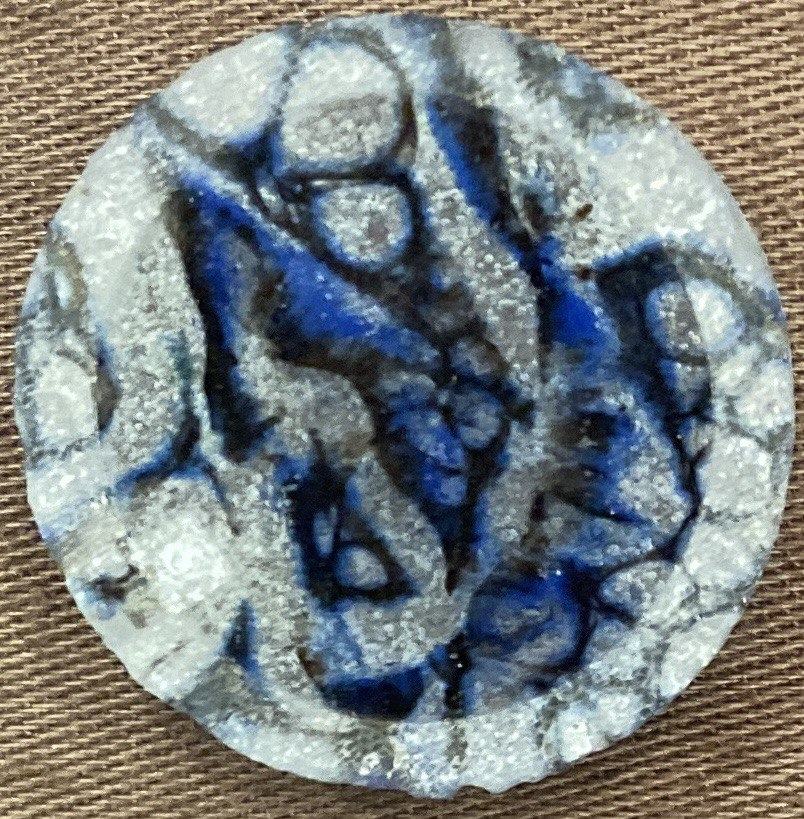
#> input picture images/photo_2023-06-25_13-55-34.jpg, 804 x 819 px
$ python -i NumericCode.py   (imports and definitions only)   (older library calls are emulated)
#> lines starting #> are read from the running program, lines starting #| are printed output that depends on the picture; after the words box and inside, x2 and y2 are one past the last pixel; in counts of white or black regions, pixels touching at a corner belong together
import tkinter as tk
from tkinter import filedialog, messagebox

from PIL import ImageTk, Image

import cv2
import numpy as np
import imagehash

import os

# [1 line not run here, left out]

# Генерирование хеша изображения
# [95 lines left out: functions generate_matrix_id, circle_mask, check_black_pixels, variance_of_laplacian, rotate, show_image and 1 more, not called in this run]

def on_window_resize(event):
    # При изменении размера окна вызываем функцию обновления размеров image_label
    update_image_label(image)

# [42 lines left out: function get_glossy, not called in this run]

def remove_background(path):
    # Преобразование изображения
#> called with path = 'images/photo_2023-06-25_13-55-34.jpg'
    image = cv2.imread(path)
#> image is the input picture: shape (819, 804, 3); mean B, G, R 128.9, 128.8, 122.5

    # Желаемый размер
    if image.shape[0] < 300:
        width = image.shape[0] * 5
        height = image.shape[0] * 5

        # Изменение размера изображения
        image = cv2.resize(image, (width, height))

    # Выполнить сегментацию со средним сдвигом
    image_lab = cv2.cvtColor(image, cv2.COLOR_BGR2Lab)
#> image_lab: shape (819, 804, 3); mean of channels 0, 1, 2 133.8, 127.1, 127.2
    shifted = cv2.pyrMeanShiftFiltering(image_lab, 20, 45)
#> shifted: shape (819, 804, 3); mean of channels 0, 1, 2 134.6, 127, 127.2

    # Преобразование в оттенки серого
    shifted_gray = cv2.cvtColor(shifted, cv2.COLOR_BGR2GRAY)
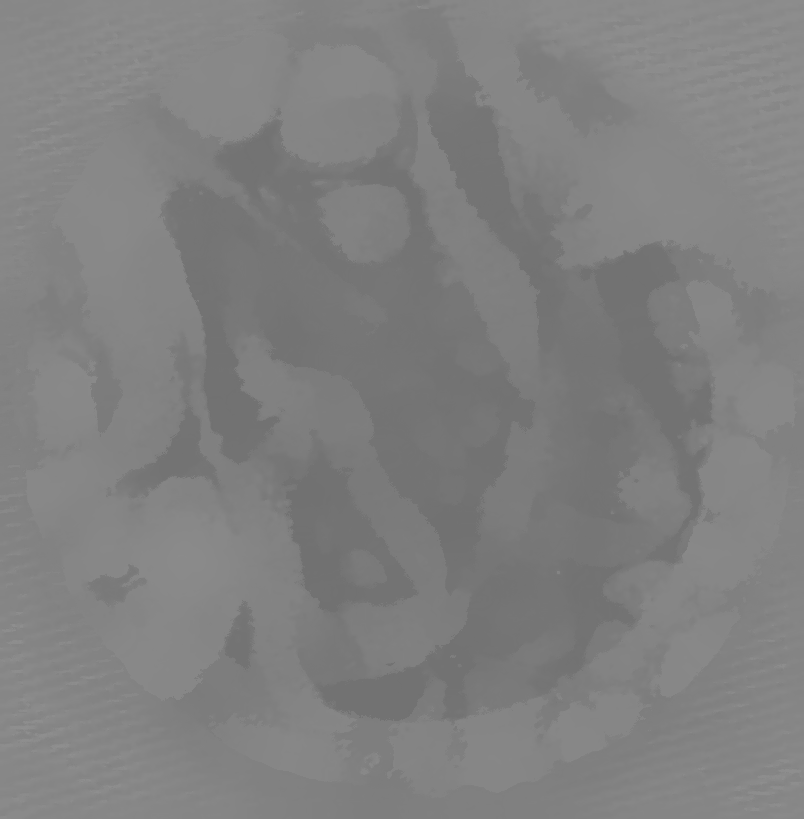
#> shifted_gray: shape (819, 804); min 113, max 144, mean 128

    # Порог изображения
    _, thresh = cv2.threshold(shifted_gray, 0, 255, cv2.THRESH_BINARY | cv2.THRESH_OTSU)
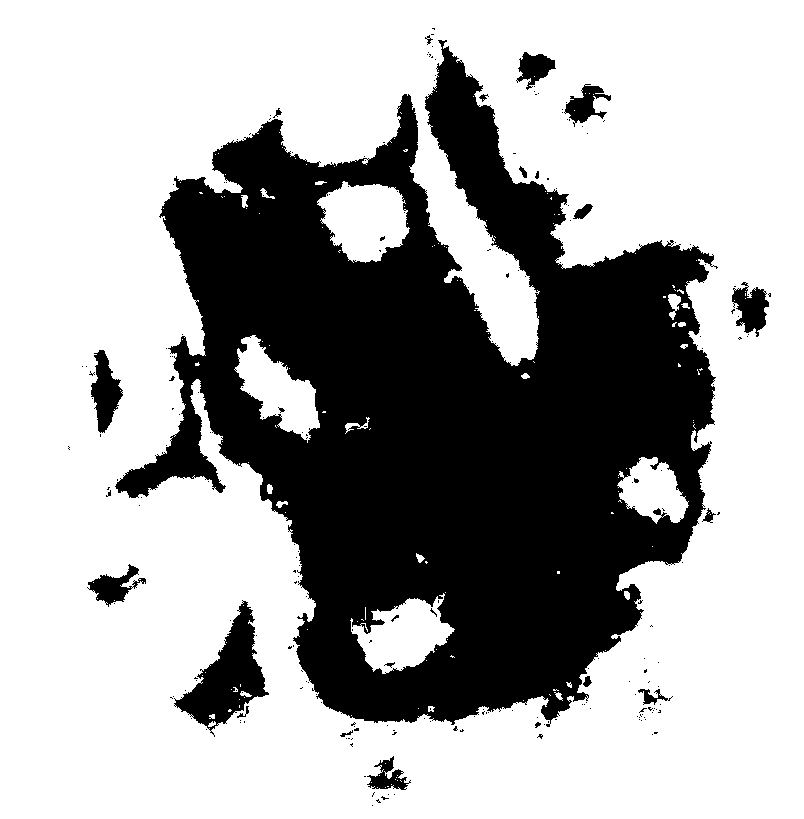
#> thresh: shape (819, 804); 66.1% white; 231 black regions (209 under 20 px), largest, box (x1, y1, x2, y2) and area: (115, 40, 718, 727) 210850, (174, 600, 269, 737) 5015, (91, 350, 123, 433) 1459

    # Найти наибольший контур
    contours, _ = cv2.findContours(thresh.copy(), cv2.RETR_EXTERNAL, cv2.CHAIN_APPROX_SIMPLE)
#> contours = [[[0, 0], [0, 818], [803, 818], [803, 0]]]

    largest_contour = max(contours, key=cv2.contourArea)
#> largest_contour = [[0, 0], [0, 818], [803, 818], [803, 0]]

    # Выполнение слежения за объектом
    (x, y, w, h) = cv2.boundingRect(largest_contour)
#> x = 0; y = 0; w = 804; h = 819

    # Вычислить центр прямоугольника
    center_x = x + w // 2
#> center_x = 402
    center_y = y + h // 2
#> center_y = 409

    # Вычислить главную и малую оси эллипса
    a = w // 2
#> a = 402
    b = h // 2
#> b = 409

    canvas = np.zeros_like(image)
    # Рисуем окружность на изображении
    cv2.ellipse(canvas, (center_x, center_y), (a, b), 0, 0, 360, (255, 255, 255), -1)
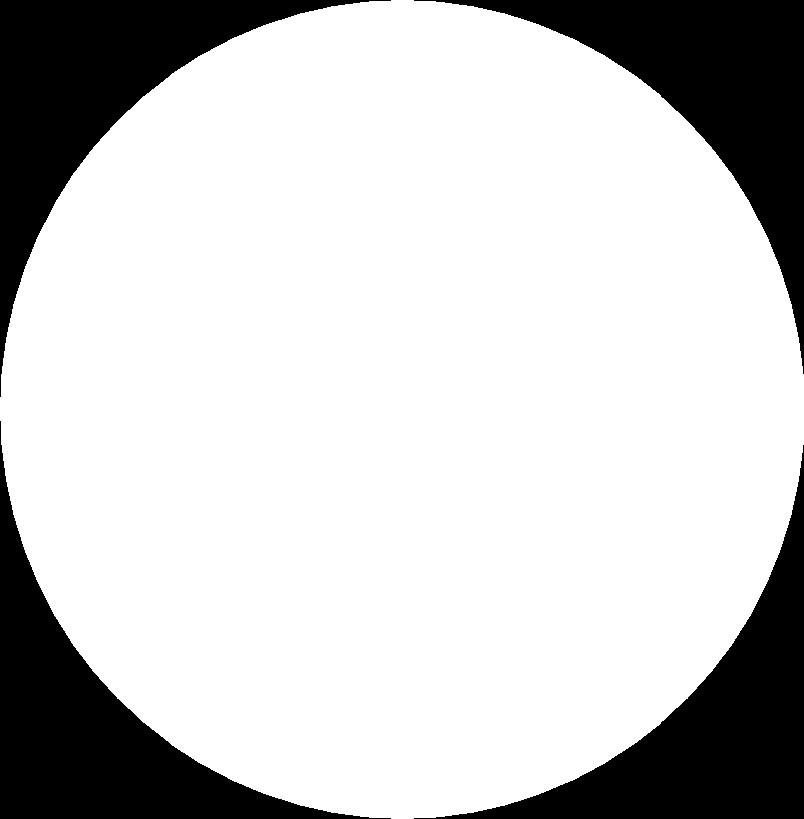
#> canvas: shape (819, 804, 3); 78.5% white; 4 black regions, box (x1, y1, x2, y2) and area: (0, 0, 391, 397) 35554, (0, 421, 391, 819) 35537, (414, 0, 804, 374) 35154, (414, 445, 804, 819) 35137

    # Побитовое И между исходным изображением и маской
    result = cv2.bitwise_and(image, canvas)
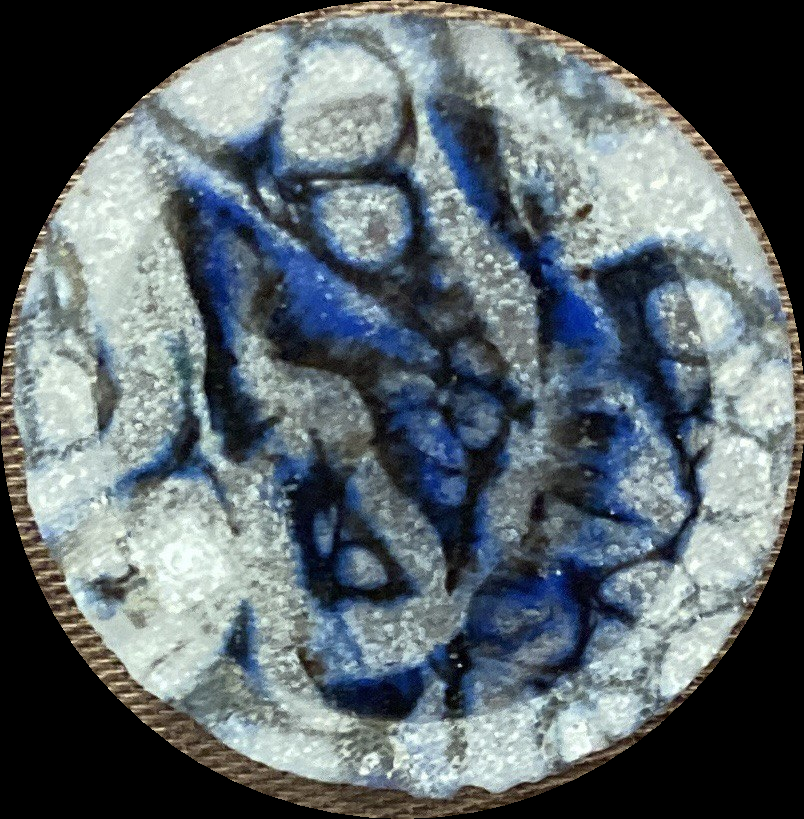
#> result: shape (819, 804, 3); mean B, G, R 108.2, 103, 92.5

    return result, [center_x, center_y]

# [118 lines left out: functions try_filter, btn_click_crystal, btn_click_glossy, btn_check, not called in this run]


# [3 lines not run here, left out]

# [1 line that did not run here, left out]
# [1 line not run here, left out]

# [1 line that did not run here, left out]
# [1 line not run here, left out]

# [1 line that did not run here, left out]
# [1 line not run here, left out]

# [1 line that did not run here, left out]
# [1 line not run here, left out]
# [1 line that did not run here, left out]
# [1 line not run here, left out]

# [1 line that did not run here, left out]
# [1 line not run here, left out]

# [1 line that did not run here, left out]
# [1 line not run here, left out]

# [1 line that did not run here, left out]
# [6 lines not run here, left out]

>>> result = remove_background('images/photo_2023-06-25_13-55-34.jpg')

$ run again, on images/photo_2023-06-25_13-55-50.jpg
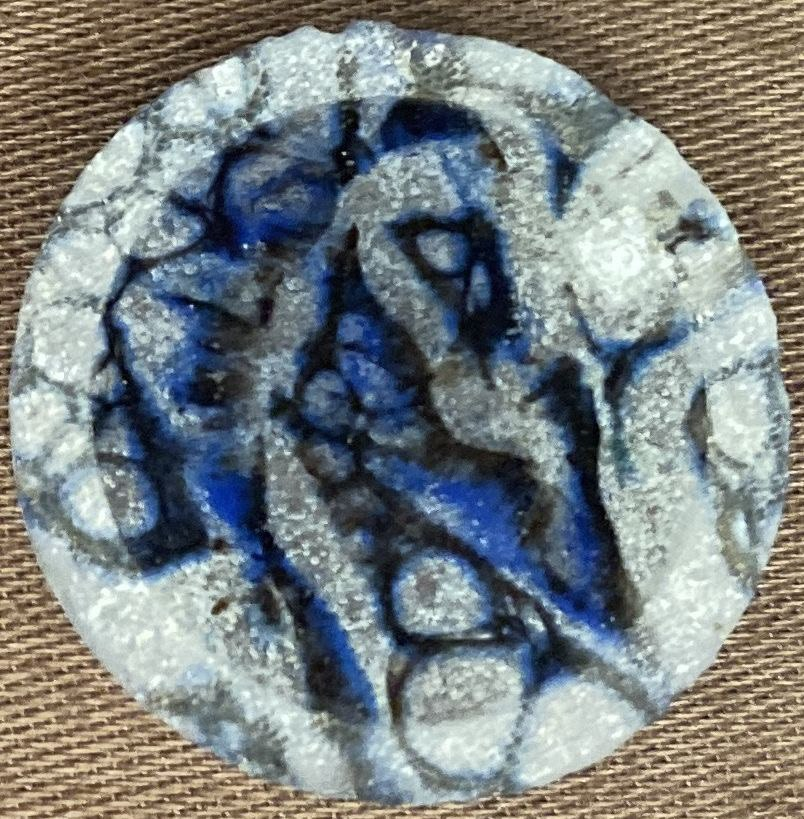
#> input picture images/photo_2023-06-25_13-55-50.jpg, 804 x 819 px
#> in remove_background, image is the input picture: shape (819, 804, 3); mean B, G, R 128.9, 128.8, 122.4
#> image_lab: shape (819, 804, 3); mean of channels 0, 1, 2 133.8, 127, 127.2
#> shifted: shape (819, 804, 3); mean of channels 0, 1, 2 134.6, 127, 127.2
#> in remove_background, `_, thresh = cv2.threshold(shifted_gray, 0, 255, cv2.THRESH_BINARY | cv..`:
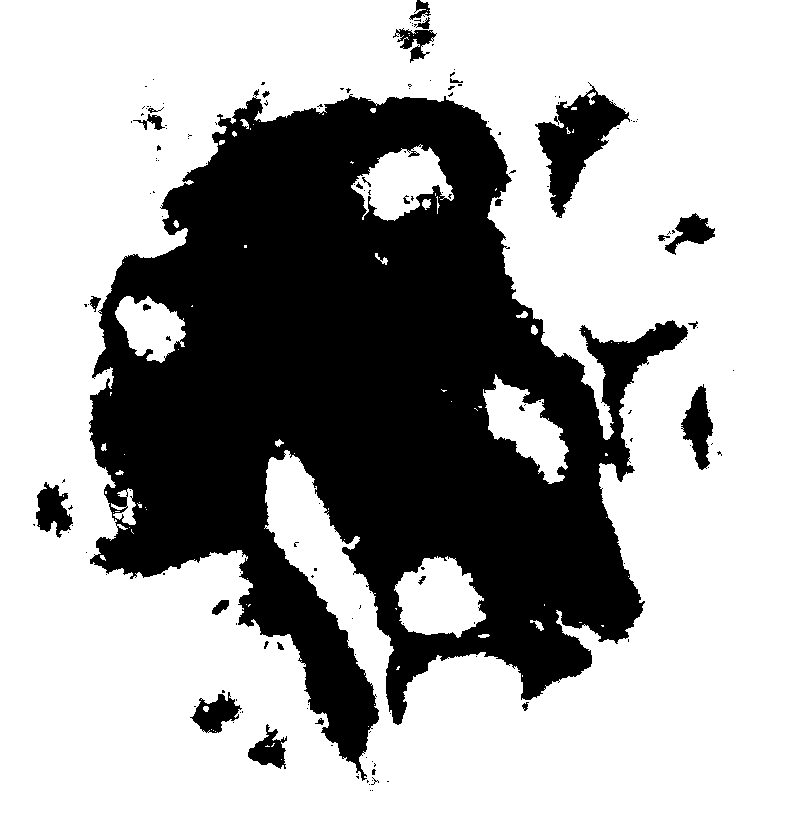
#> thresh: shape (819, 804); 66% white; 165 black regions (136 under 20 px)
#> contours = 2 contours, 1 with area under 20; largest, box (x1, y1, x2, y2) and area: (0, 0, 804, 819) 656623
#> largest_contour = contour of 65 points, box (x1, y1, x2, y2) (0, 0, 804, 819), area 656623
#> x = 0; w = 804; h = 819
#> center_x = 402
#> center_y = 409
#> a = 402
#> b = 409
#> canvas: shape (819, 804, 3); 78.5% white; 4 black regions, box (x1, y1, x2, y2) and area: (0, 0, 391, 397) 35554, (0, 421, 391, 819) 35537, (414, 0, 804, 374) 35154, (414, 445, 804, 819) 35137
#> in remove_background, `result = cv2.bitwise_and(image, canvas)`:
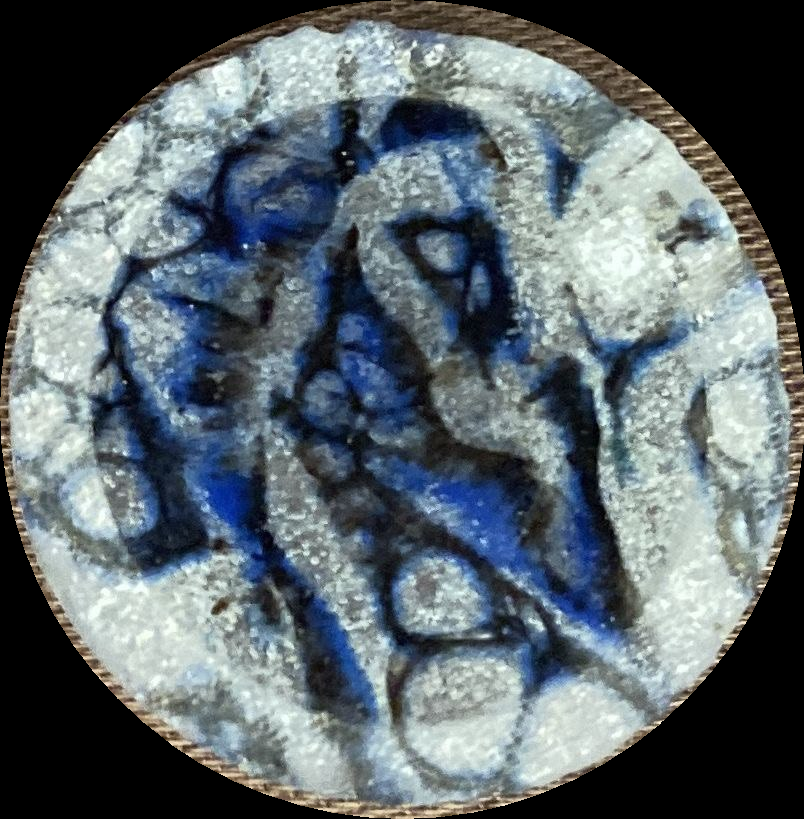
#> result: shape (819, 804, 3); mean B, G, R 108.2, 103, 92.5

$ run again, on images/photo_2023-06-25_13-55-59.jpg
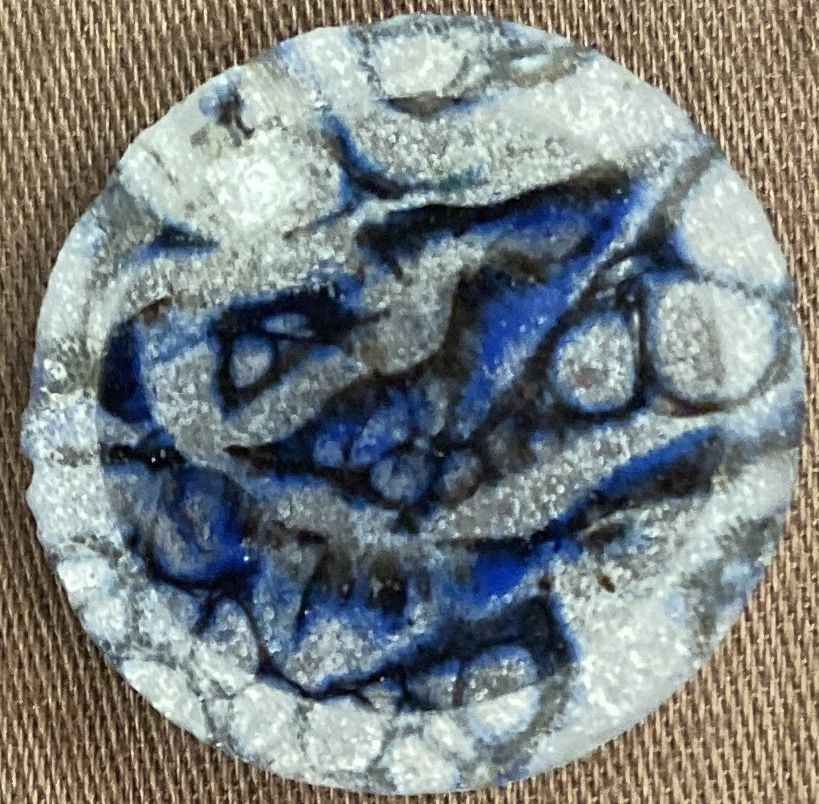
#> input picture images/photo_2023-06-25_13-55-59.jpg, 819 x 804 px
#> in remove_background, image is the input picture: shape (804, 819, 3); mean B, G, R 128.9, 128.8, 122.4
#> image_lab: shape (804, 819, 3); mean of channels 0, 1, 2 133.8, 127, 127.2
#> shifted: shape (804, 819, 3); mean of channels 0, 1, 2 134.6, 127, 127.2
#> in remove_background, `_, thresh = cv2.threshold(shifted_gray, 0, 255, cv2.THRESH_BINARY | cv..`:
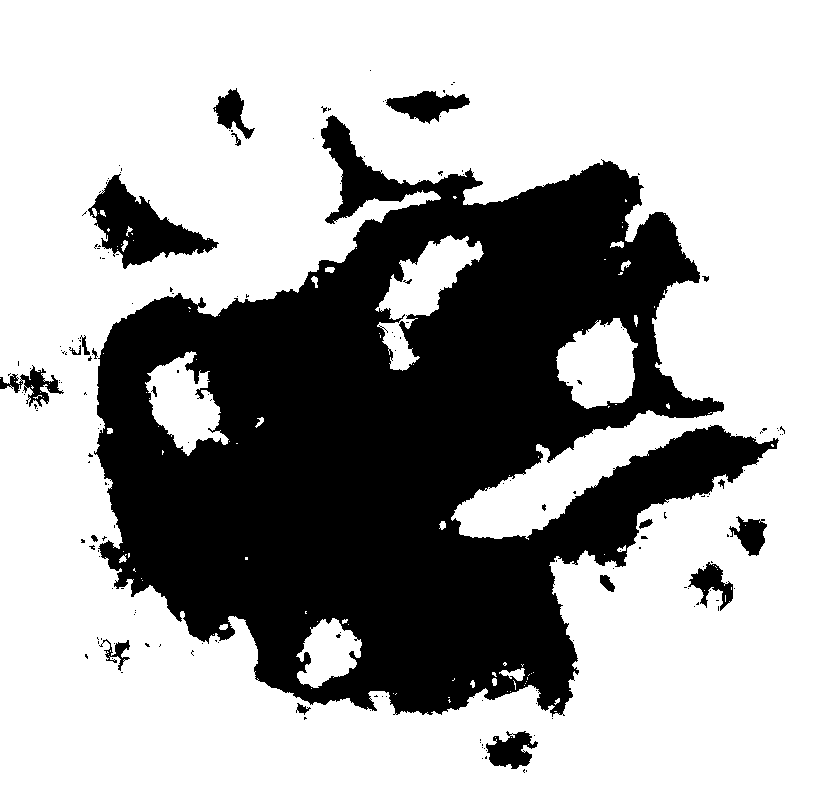
#> thresh: shape (804, 819); 66.1% white; 181 black regions (159 under 20 px)
#> contours = 4 contours, 3 with area under 20; largest, box (x1, y1, x2, y2) and area: (0, 0, 819, 804) 656618
#> largest_contour = contour of 72 points, box (x1, y1, x2, y2) (0, 0, 819, 804), area 656618
#> x = 0; w = 819; h = 804
#> center_x = 409
#> center_y = 402
#> a = 409
#> b = 402
#> canvas: shape (804, 819, 3); 78.5% white; 4 black regions, box (x1, y1, x2, y2) and area: (0, 0, 397, 391) 35556, (421, 0, 819, 391) 35532, (0, 414, 374, 804) 35157, (444, 414, 819, 804) 35132
#> in remove_background, `result = cv2.bitwise_and(image, canvas)`:
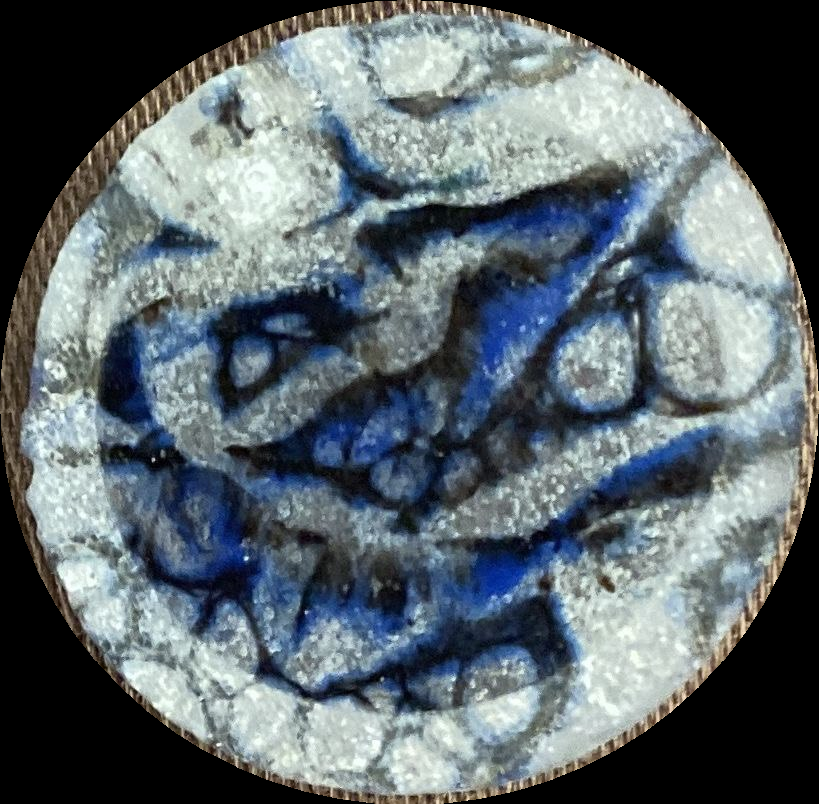
#> result: shape (804, 819, 3); mean B, G, R 108.2, 103, 92.5

$ run again, on images/photo_2023-07-10_23-08-54.jpg
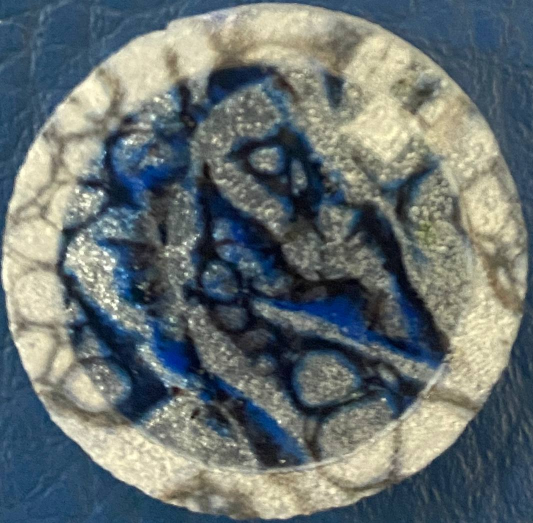
#> input picture images/photo_2023-07-10_23-08-54.jpg, 1066 x 1046 px (shown at 1/2 size)
#> in remove_background, image is the input picture: shape (1046, 1066, 3); mean B, G, R 113.2, 113, 103.4
#> image_lab: shape (1046, 1066, 3); mean of channels 0, 1, 2 117.3, 126, 126
#> shifted: shape (1046, 1066, 3); mean of channels 0, 1, 2 117.4, 126.1, 126.2
#> in remove_background, `_, thresh = cv2.threshold(shifted_gray, 0, 255, cv2.THRESH_BINARY | cv..`:
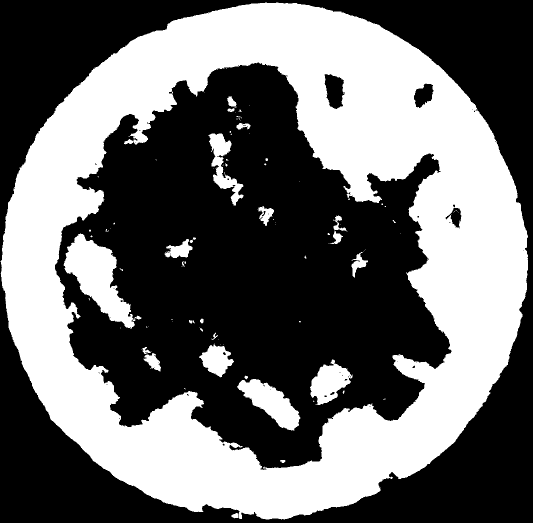
#> thresh: shape (1046, 1066) (shown at 1/2 size); 42% white; 101 white regions (74 under 20 px)
#> contours = 3 contours, 1 with area under 20; largest, box (x1, y1, x2, y2) and area: (1, 5, 1056, 1039) 847351, (463, 1026, 476, 1037) 84
#> largest_contour = contour of 1732 points, box (x1, y1, x2, y2) (1, 5, 1056, 1039), area 847351
#> x = 1; y = 5; w = 1055; h = 1034
#> center_x = 528
#> center_y = 522
#> a = 527
#> b = 517
#> canvas: shape (1046, 1066, 3); 76.8% white; 1 black region, box (x1, y1, x2, y2) and area: (0, 0, 1066, 1046) 258451
#> in remove_background, `result = cv2.bitwise_and(image, canvas)`:
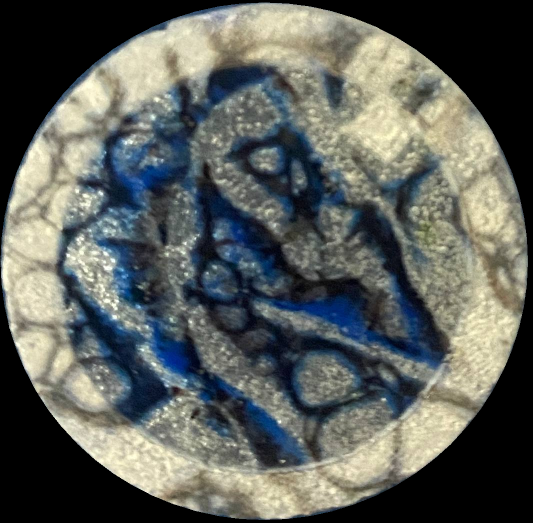
#> result: shape (1046, 1066, 3) (shown at 1/2 size); mean B, G, R 90.8, 95.6, 91.9
